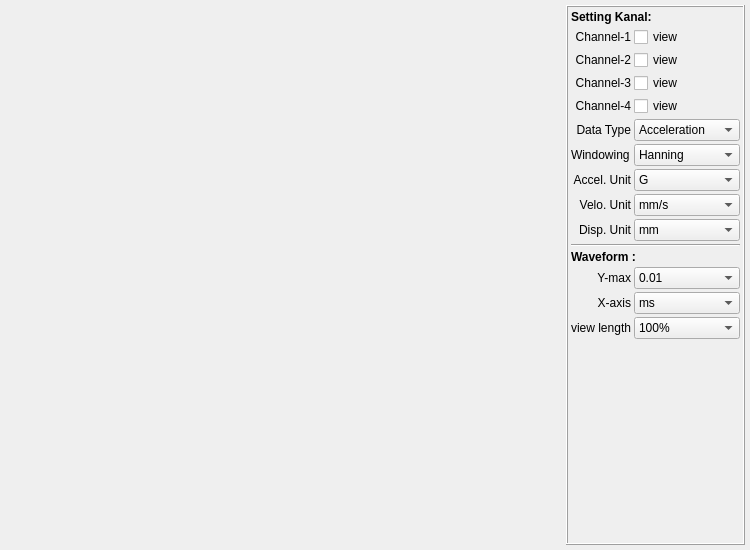
<?xml version="1.0" encoding="UTF-8"?>
<ui version="4.0">
 <class>VersusView</class>
 <widget class="QWidget" name="VersusView">
  <property name="geometry">
   <rect>
    <x>0</x>
    <y>0</y>
    <width>750</width>
    <height>550</height>
   </rect>
  </property>
  <property name="sizePolicy">
   <sizepolicy hsizetype="Preferred" vsizetype="Preferred">
    <horstretch>0</horstretch>
    <verstretch>0</verstretch>
   </sizepolicy>
  </property>
  <property name="minimumSize">
   <size>
    <width>750</width>
    <height>550</height>
   </size>
  </property>
  <layout class="QHBoxLayout" name="mainLayout" stretch="15,3">
   <property name="spacing">
    <number>3</number>
   </property>
   <property name="margin">
    <number>5</number>
   </property>
   <item>
    <widget class="QFrame" name="kanal_chart_view">
     <layout class="QGridLayout" name="gridLayout">
      <property name="margin">
       <number>0</number>
      </property>
      <property name="spacing">
       <number>0</number>
      </property>
      <item row="0" column="0">
       <widget class="QSplitter" name="splitter_a">
        <property name="lineWidth">
         <number>2</number>
        </property>
        <property name="orientation">
         <enum>Qt::Vertical</enum>
        </property>
        <property name="handleWidth">
         <number>2</number>
        </property>
        <property name="childrenCollapsible">
         <bool>false</bool>
        </property>
        <widget class="QWidget" name="verticalLayoutWidget">
         <layout class="QVBoxLayout" name="vl_wave"/>
        </widget>
       </widget>
      </item>
     </layout>
    </widget>
   </item>
   <item>
    <layout class="QVBoxLayout" name="verticalLayout" stretch="0">
     <property name="spacing">
      <number>3</number>
     </property>
     <item>
      <widget class="QFrame" name="frame_vew_set">
       <property name="frameShape">
        <enum>QFrame::Box</enum>
       </property>
       <property name="frameShadow">
        <enum>QFrame::Raised</enum>
       </property>
       <layout class="QGridLayout" name="gridLayout_2">
        <property name="margin">
         <number>3</number>
        </property>
        <property name="spacing">
         <number>3</number>
        </property>
        <item row="15" column="0">
         <widget class="QLabel" name="label_2">
          <property name="text">
           <string>Y-max</string>
          </property>
          <property name="alignment">
           <set>Qt::AlignRight|Qt::AlignTrailing|Qt::AlignVCenter</set>
          </property>
         </widget>
        </item>
        <item row="18" column="0">
         <widget class="QLabel" name="label_9">
          <property name="text">
           <string>X-axis</string>
          </property>
          <property name="alignment">
           <set>Qt::AlignRight|Qt::AlignTrailing|Qt::AlignVCenter</set>
          </property>
         </widget>
        </item>
        <item row="18" column="1">
         <widget class="QComboBox" name="cb_sat_x_wave">
          <item>
           <property name="text">
            <string>ms</string>
           </property>
          </item>
          <item>
           <property name="text">
            <string>deg</string>
           </property>
          </item>
          <item>
           <property name="text">
            <string>points</string>
           </property>
          </item>
         </widget>
        </item>
        <item row="14" column="0" colspan="2">
         <widget class="QLabel" name="label">
          <property name="font">
           <font>
            <weight>75</weight>
            <bold>true</bold>
           </font>
          </property>
          <property name="text">
           <string>Waveform :</string>
          </property>
         </widget>
        </item>
        <item row="1" column="0" colspan="2">
         <widget class="QLabel" name="label_11">
          <property name="font">
           <font>
            <weight>75</weight>
            <bold>true</bold>
           </font>
          </property>
          <property name="text">
           <string>Setting Kanal:</string>
          </property>
         </widget>
        </item>
        <item row="12" column="0" colspan="2">
         <widget class="Line" name="line_4">
          <property name="orientation">
           <enum>Qt::Horizontal</enum>
          </property>
         </widget>
        </item>
        <item row="7" column="0">
         <widget class="QLabel" name="label_12">
          <property name="text">
           <string>Data Type</string>
          </property>
          <property name="alignment">
           <set>Qt::AlignRight|Qt::AlignTrailing|Qt::AlignVCenter</set>
          </property>
         </widget>
        </item>
        <item row="7" column="1">
         <widget class="QComboBox" name="cb_data_tipe">
          <item>
           <property name="text">
            <string>Acceleration</string>
           </property>
          </item>
          <item>
           <property name="text">
            <string>Velocity</string>
           </property>
          </item>
          <item>
           <property name="text">
            <string>Displacement</string>
           </property>
          </item>
         </widget>
        </item>
        <item row="9" column="0">
         <widget class="QLabel" name="label_13">
          <property name="text">
           <string>Accel. Unit</string>
          </property>
          <property name="alignment">
           <set>Qt::AlignRight|Qt::AlignTrailing|Qt::AlignVCenter</set>
          </property>
         </widget>
        </item>
        <item row="9" column="1">
         <widget class="QComboBox" name="cb_sat_accel">
          <item>
           <property name="text">
            <string>G</string>
           </property>
          </item>
          <item>
           <property name="text">
            <string>mm/s2</string>
           </property>
          </item>
         </widget>
        </item>
        <item row="10" column="0">
         <widget class="QLabel" name="label_14">
          <property name="text">
           <string>Velo. Unit</string>
          </property>
          <property name="alignment">
           <set>Qt::AlignRight|Qt::AlignTrailing|Qt::AlignVCenter</set>
          </property>
         </widget>
        </item>
        <item row="10" column="1">
         <widget class="QComboBox" name="cb_sat_velo">
          <item>
           <property name="text">
            <string>mm/s</string>
           </property>
          </item>
          <item>
           <property name="text">
            <string>IPS</string>
           </property>
          </item>
         </widget>
        </item>
        <item row="11" column="0">
         <widget class="QLabel" name="label_15">
          <property name="text">
           <string>Disp. Unit</string>
          </property>
          <property name="alignment">
           <set>Qt::AlignRight|Qt::AlignTrailing|Qt::AlignVCenter</set>
          </property>
         </widget>
        </item>
        <item row="11" column="1">
         <widget class="QComboBox" name="cb_sat_disp">
          <item>
           <property name="text">
            <string>mm</string>
           </property>
          </item>
          <item>
           <property name="text">
            <string>micron</string>
           </property>
          </item>
          <item>
           <property name="text">
            <string>mils</string>
           </property>
          </item>
         </widget>
        </item>
        <item row="15" column="1">
         <widget class="QComboBox" name="cb_ymax">
          <item>
           <property name="text">
            <string>0.01</string>
           </property>
          </item>
          <item>
           <property name="text">
            <string>0.05</string>
           </property>
          </item>
          <item>
           <property name="text">
            <string>0.1</string>
           </property>
          </item>
          <item>
           <property name="text">
            <string>0.5</string>
           </property>
          </item>
          <item>
           <property name="text">
            <string>1</string>
           </property>
          </item>
          <item>
           <property name="text">
            <string>5</string>
           </property>
          </item>
          <item>
           <property name="text">
            <string>10</string>
           </property>
          </item>
          <item>
           <property name="text">
            <string>50</string>
           </property>
          </item>
          <item>
           <property name="text">
            <string>100</string>
           </property>
          </item>
          <item>
           <property name="text">
            <string>500</string>
           </property>
          </item>
          <item>
           <property name="text">
            <string>1000</string>
           </property>
          </item>
          <item>
           <property name="text">
            <string>5000</string>
           </property>
          </item>
          <item>
           <property name="text">
            <string>10000</string>
           </property>
          </item>
          <item>
           <property name="text">
            <string>50000</string>
           </property>
          </item>
          <item>
           <property name="text">
            <string>100000</string>
           </property>
          </item>
         </widget>
        </item>
        <item row="20" column="0" colspan="2">
         <spacer name="verticalSpacer">
          <property name="orientation">
           <enum>Qt::Vertical</enum>
          </property>
          <property name="sizeHint" stdset="0">
           <size>
            <width>20</width>
            <height>40</height>
           </size>
          </property>
         </spacer>
        </item>
        <item row="19" column="0">
         <widget class="QLabel" name="label_3">
          <property name="text">
           <string>view length</string>
          </property>
          <property name="alignment">
           <set>Qt::AlignRight|Qt::AlignTrailing|Qt::AlignVCenter</set>
          </property>
         </widget>
        </item>
        <item row="19" column="1">
         <widget class="QComboBox" name="cb_wave_length">
          <property name="currentIndex">
           <number>5</number>
          </property>
          <item>
           <property name="text">
            <string>10%</string>
           </property>
          </item>
          <item>
           <property name="text">
            <string>20%</string>
           </property>
          </item>
          <item>
           <property name="text">
            <string>30%</string>
           </property>
          </item>
          <item>
           <property name="text">
            <string>40%</string>
           </property>
          </item>
          <item>
           <property name="text">
            <string>50%</string>
           </property>
          </item>
          <item>
           <property name="text">
            <string>100%</string>
           </property>
          </item>
         </widget>
        </item>
        <item row="2" column="0">
         <widget class="QLabel" name="label_5">
          <property name="text">
           <string>Channel-1</string>
          </property>
          <property name="alignment">
           <set>Qt::AlignRight|Qt::AlignTrailing|Qt::AlignVCenter</set>
          </property>
         </widget>
        </item>
        <item row="2" column="1">
         <widget class="QCheckBox" name="check_kanal1">
          <property name="text">
           <string>view</string>
          </property>
         </widget>
        </item>
        <item row="3" column="0">
         <widget class="QLabel" name="label_6">
          <property name="text">
           <string>Channel-2</string>
          </property>
          <property name="alignment">
           <set>Qt::AlignRight|Qt::AlignTrailing|Qt::AlignVCenter</set>
          </property>
         </widget>
        </item>
        <item row="3" column="1">
         <widget class="QCheckBox" name="check_kanal2">
          <property name="text">
           <string>view</string>
          </property>
         </widget>
        </item>
        <item row="4" column="0">
         <widget class="QLabel" name="label_7">
          <property name="text">
           <string>Channel-3</string>
          </property>
          <property name="alignment">
           <set>Qt::AlignRight|Qt::AlignTrailing|Qt::AlignVCenter</set>
          </property>
         </widget>
        </item>
        <item row="5" column="0">
         <widget class="QLabel" name="label_8">
          <property name="text">
           <string>Channel-4</string>
          </property>
          <property name="alignment">
           <set>Qt::AlignRight|Qt::AlignTrailing|Qt::AlignVCenter</set>
          </property>
         </widget>
        </item>
        <item row="4" column="1">
         <widget class="QCheckBox" name="check_kanal3">
          <property name="text">
           <string>view</string>
          </property>
         </widget>
        </item>
        <item row="5" column="1">
         <widget class="QCheckBox" name="check_kanal4">
          <property name="text">
           <string>view</string>
          </property>
         </widget>
        </item>
        <item row="8" column="0">
         <widget class="QLabel" name="label_4">
          <property name="text">
           <string>Windowing</string>
          </property>
         </widget>
        </item>
        <item row="8" column="1">
         <widget class="QComboBox" name="cb_window">
          <item>
           <property name="text">
            <string>Hanning</string>
           </property>
          </item>
          <item>
           <property name="text">
            <string>Blackman</string>
           </property>
          </item>
          <item>
           <property name="text">
            <string>Rectangular</string>
           </property>
          </item>
          <item>
           <property name="text">
            <string>Hamming</string>
           </property>
          </item>
         </widget>
        </item>
       </layout>
      </widget>
     </item>
    </layout>
   </item>
  </layout>
 </widget>
 <resources/>
 <connections/>
</ui>
